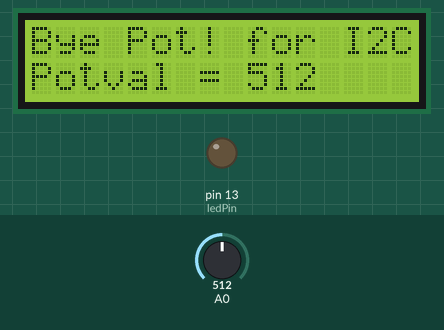
A sketch run on a simulated Arduino Uno, built with avr-gcc and run on an emulated ATmega328P. Parts: 16×2 character LCD, output pins drawn as LEDs (lit = HIGH). Dashed ring = blinking. The inputs (shaded band) are chosen by the test bench; at power-on: A0 = 512. What the sketch prints to the serial monitor is not drawn.

Above: at 1.2 s.
1.3 s: A0 set to 900
At 2.6 s:
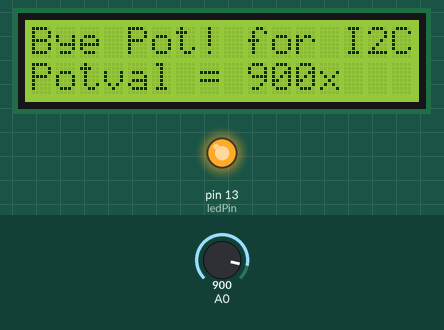
4.3 s: A0 set to 511
At 4.7 s:
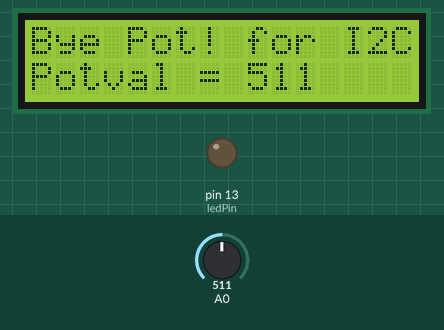
5.8 s: A0 set to 122
At 6.14 s:
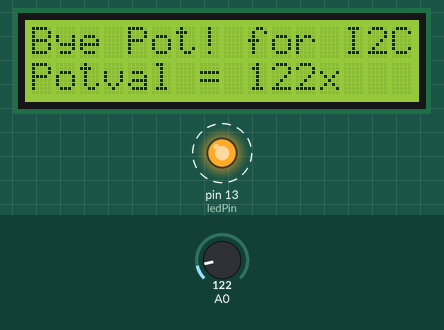
Timing chart, 0 to 13.3 s (numbered marks = the images above; inputs shaded):
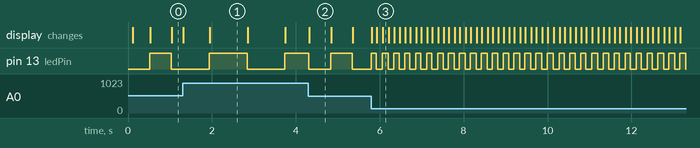

Measured:
- after the input at 1.3 s, the display: first changes at once (image 1 shows a later state)
- after the input at 4.3 s, the display: changes at once (image 2)
- after the input at 5.8 s, pin 13 (ledPin): alternates HIGH for 0.14 s and LOW for 0.14 s, starting at once; the display: changes at once (image 3)
- what the display in image 1 shows lasts 0.9 s, from 1.9 s to 2.8 s
- what the display in image 2 shows lasts 0.5 s, from 4.3 s to 4.8 s

The sketch:

bye_bye_Pot_for_i2c_lcd.ino
```cpp
#include <Wire.h>
#include <LiquidCrystal_I2C.h> //original, multiple: original, New, SR.
LiquidCrystal_I2C lcd(0x27,16,2);  // set the LCD address to 0x27 for a 16 chars and 2 line display

//by JOELwindows7
//Perkedel Technologies
//GNU GPL v3

/* Connect LCD I2C!
 * https://www.arduino.cc/en/Reference/Wire
 *   Unit = Arduino Pin (Connect to)
 *  Uno, Ethernet = A4 (SDA), A5 (SCL)
    Mega2560 = 20 (SDA), 21 (SCL)
    Leonardo = 2 (SDA), 3 (SCL)
    Due = 20 (SDA), 21 (SCL), SDA1, SCL1
 *
 * With I2C, no need Pot. potentiometer is built in on the I2C backpack itself!
 * you can use leftover potentiometer out as a part of your programming.
 * no longer just sit on behind the scene for LCD contrast.
 *
 * If your LCD is blank, turn the small blue square pot with screwdriver, until the display is well looking.
 * that's how to set contrast.
 *
 * You cannot turn backlight dim however. you need some other mechanic.
 * https://stackoverflow.com/questions/49086184/how-do-i-dim-the-backlight-on-an-20x4-lcd-display-with-the-i2c-connected-on-an-a
 * this is because the backlight is based on transistor on that I2C LCD.
 *
 * that's succ.
 *
 * Joel wants to make better I2C breakout that adds dimmer.
 * though it needs different library from JOEL. LiquidCrystal_I2C_Perkedel.h yes.
 * don't worry, it is compatible with original LiquidCrystal_I2C.h library for compatibility reason. backlight still ON and OFF no dim.
 *
 * Credits:
 * https://stackoverflow.com/questions/49086184/how-do-i-dim-the-backlight-on-an-20x4-lcd-display-with-the-i2c-connected-on-an-a
 *
 * Excerpt of Example Arduino LED Blink no delay is from File > Examples > 02.Digital > BlinkWithoutDelay
 *
 * https://www.arduino.cc/en/Serial/Begin baud rate explanation
 */

//Begin LED Blink no delay
// constants won't change. Used here to set a pin number:
const int ledPin =  LED_BUILTIN;// the number of the LED pin

// Variables will change:
int ledState = LOW;             // ledState used to set the LED

// Generally, you should use "unsigned long" for variables that hold time
// The value will quickly become too large for an int to store
unsigned long previousMillis = 0;        // will store last time LED was updated

// constants won't change:
//const long interval = 1000;           // interval at which to blink (milliseconds)
//End LED Blink no delay

long interval = 1000; //nope. no const interval. we'll edit this to pot value.

String LCDcleanup = String("x    ");

void setup() {
  // put your setup code here, to run once:
  pinMode(A0, INPUT);
  pinMode(ledPin, OUTPUT);
  lcd.init(); lcd.backlight();
  lcd.setCursor(0,0);
  lcd.print("Bye Pot! for I2C");
  Serial.begin(2000000); //56700 is default favourite. however if you want to fast, consider the following performance workload first.
  //i don't fell taste of 2 million baud rate goes that fast. guess it's like radio frequency or something...
  //I see. https://www.arduino.cc/en/Serial/Begin the MEGA has feature to multi-serial. you can have different baud rate for different kinda frequency/
}

void loop() {
  // put your main code here, to run repeatedly:
  lcd.setCursor(0,1);
  lcd.print(String("Potval = ") + String(analogRead(A0)) + String(LCDcleanup));
  //untouched cell will retain its cell value. use empty character after the potval number to clear out cell. otherwise, it will have frozen weird looking reading!
  Serial.println(String("Potval = ") + String(analogRead(A0)) + String(LCDcleanup));

  interval = analogRead(A0); //yeah, boai!!!

  //Begin LED Blink no delay
  // here is where you'd put code that needs to be running all the time.

  // check to see if it's time to blink the LED; that is, if the difference
  // between the current time and last time you blinked the LED is bigger than
  // the interval at which you want to blink the LED.
  unsigned long currentMillis = millis();

  if (currentMillis - previousMillis >= interval) {
    // save the last time you blinked the LED
    previousMillis = currentMillis;

    // if the LED is off turn it on and vice-versa:
    if (ledState == LOW) {
      ledState = HIGH;
    } else {
      ledState = LOW;
    }

    // set the LED with the ledState of the variable:
    digitalWrite(ledPin, ledState);
  }
  //End LED Blink no delay

  if(ledState == HIGH){
    LCDcleanup = String("x    ");
  } else if(ledState == LOW) {
    LCDcleanup = String("     ");
  }

  //Since there is no delay, the Arduino workflow becomes much more efficient.
  /*
   * However though, there is caveat! prgramming may becomes complex due to how people were used to delay(int value);.
   * depending on your Arduino edition, they are quite fast without delay.
   * it taste almost like any other computer, it works fast.
   *
   * If you are making computerized scene, you are obligated to avoid delay, unless for stability troubleshooting reason.
   * this way, you will not feeling any hiccup at all, as the sub-task done asyncronously.
   */
}
```
